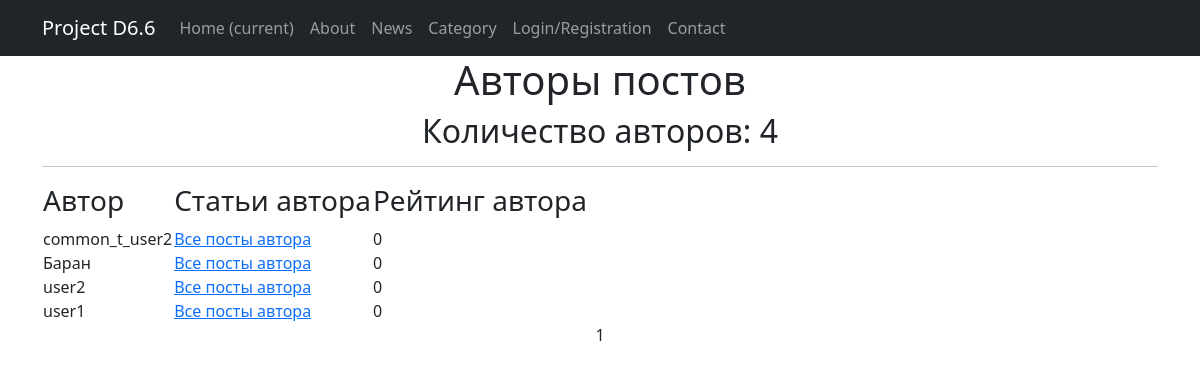
The page /news/author/ on the database its author committed.
### news/models.py (models this page shows, shortened)
class Author(models.Model):  # наследуемся от класса Model
    objects = None
    user = models.OneToOneField(User, on_delete=models.CASCADE)  # имя автора в соответствии с шаблоном User
    rating = models.IntegerField(default=0)  # рейтинг автора

### news/views.py (the view)
# urls.py: path('author/', AuthorList.as_view(), name='authors'),
class AuthorList(ListView):
    model = Author
    ordering = '-user'
    template_name = 'authors.html'
    context_object_name = 'authors'
    paginate_by = 10

### templates/authors.html (shortened to what this page needs)
<html lang="ru">
{% extends 'flatpages/default.html' %}
 {% load custom_filter %}
     {% load custom_tags %}
{% block content %}
                <h1>Авторы постов</h1>
          <h2>Количество авторов: {{ authors|length  }} </h2>
           <hr>
            {% if authors %}
            <table>
                <tr>
                    <td><h3> Автор </h3></td>
                    <td><h3> Статьи автора </h3></td>
                    <td><h3> Рейтинг автора </h3></td>
                </tr>
                {% for author in authors %}
                    <tr>
                        <td>{{author.user}}</td>
                        <td><a href="{% url 'author' author.id %}">Все посты автора</a></td>
                        <td>{{author.rating}}</td>
                    </tr>
                {% endfor %}
            </table>
        {% endif %}
   {{ page_obj.number }}
{% endblock content %}

### rows shown on the page
Author: user "common_t_user2", rating "0"
Author: user "Баран", rating "0"
Author: user "user2", rating "0"
Author: user "user1", rating "0"

### other values the page prints
{{ authors|length }} "4"
{{ page_obj.number }} "1"
